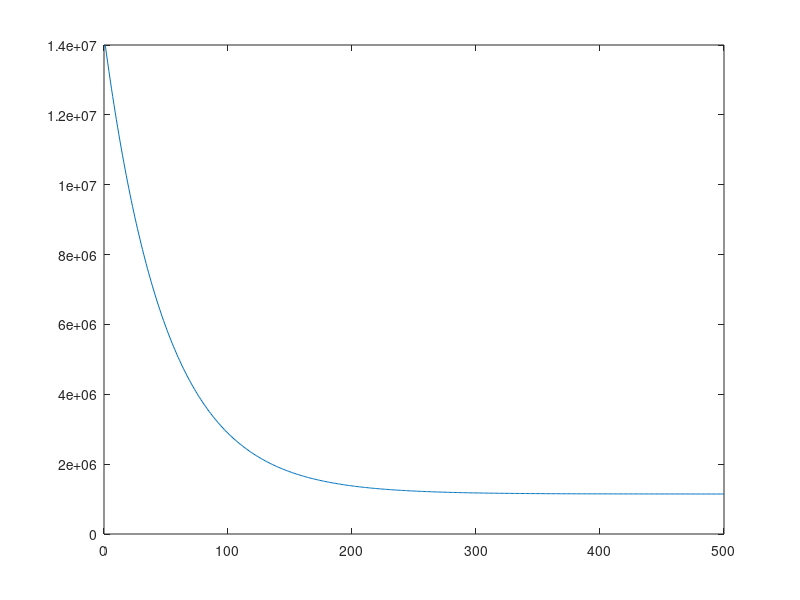

Reproduce this figure in MATLAB.
clc;
clear;

% Define normalizing function
normalize = @(v) (v-mean(v))/std(v);
% --------------------------------- %

% Num of iterations
k = 500;
% Load data
data = csvread('data.csv', 1, 0);
x1 = data(:, 1);
x2 = data(:, 2);
y = data(:, 3);
% Initialize variables
x = [ones(349,1) normalize(x1) normalize(x2)];
[m, n] = size(x);
w = [randn(1, n); zeros(k-1, n)];
h = zeros(m, 1);
cost = zeros(k, 1);
% Learning rate (alpha)
lr = 0.01;
% Start learning
for iter = 1:k
    % Update hypothesis
     h = x*w(iter,:)';
    % Update cost
    cost(iter) =(1/2*m)*((h-y)'*(h-y));
    % Update weights (Batch GD)
    gradient = zeros(1, n);
    for i = 1:m
        for j = 1:n
            gradient(j) = gradient(j) + lr*(1/m)*(h(i)-y(i))*x(i,j);
        end
    end
    for j = 1:n
        w(iter, j) = w(iter, j) - gradient(j);
    end
    w(iter+1,:) = w(iter,:);
end
% J vs k
figure(1)
plot(cost);
